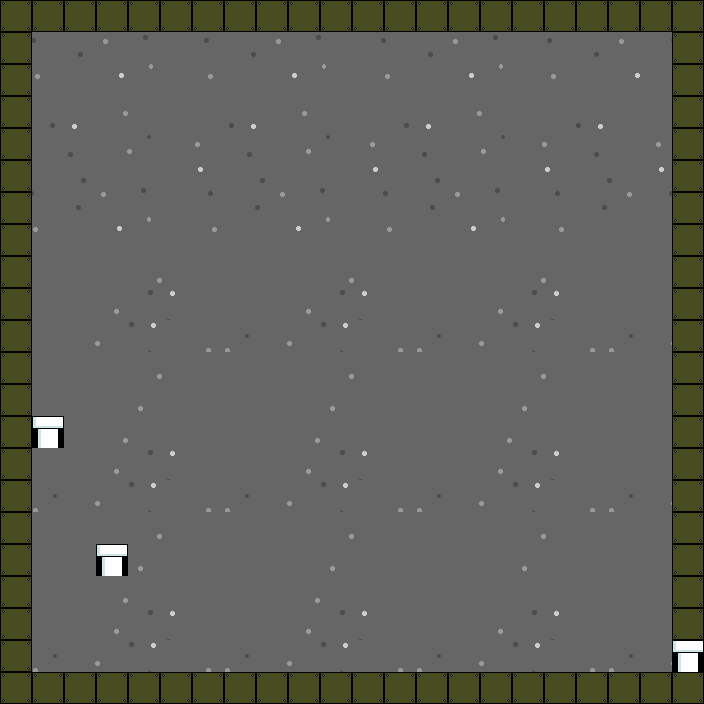

Rendered tile map (Tiled .tmx) drawn with the repository's tilesets; below, a short description and the map source with its tile grids summarised:
An orthogonal 22x22 tile map with 32x32 px tiles, 1 tile layer (Background), 10 tilesets and 189 objects (172x Puddle.Block, 11x Puddle.Roller, 4x Puddle.Pipe, 2x Puddle.SpikeBall).

<map version="1.0" orientation="orthogonal" width="22" height="22" tilewidth="32" tileheight="32">
 <properties>
  <property name="startX0" value="48" />
  <property name="startX1" value="656" />
  <property name="startX2" value="112" />
  <property name="startX3" value="48" />
  <property name="startX4" value="656" />
  <property name="startY0" value="656" />
  <property name="startY1" value="656" />
  <property name="startY2" value="528" />
  <property name="startY3" value="394" />
  <property name="startY4" value="202" />
 </properties>
 <tileset firstgid="1" name="background" tilewidth="32" tileheight="32">
  <image source="background.png" width="640" height="448" />
 </tileset>
 <tileset firstgid="281" name="brick" tilewidth="32" tileheight="32">
  <image source="brick.png" width="32" height="32" />
 </tileset>
 <tileset firstgid="282" name="button" tilewidth="32" tileheight="32">
  <image source="button.png" width="224" height="32" />
 </tileset>
 <tileset firstgid="289" name="button-left" tilewidth="32" tileheight="32">
  <image source="button-left.png" width="256" height="32" />
 </tileset>
 <tileset firstgid="297" name="push_block" tilewidth="32" tileheight="32">
  <image source="push_block.png" width="128" height="32" />
 </tileset>
 <tileset firstgid="301" name="fireball" tilewidth="32" tileheight="32">
  <image source="fireball.png" width="64" height="32" />
 </tileset>
 <tileset firstgid="303" name="geyser" tilewidth="32" tileheight="32">
  <image source="geyser.png" width="128" height="128" />
 </tileset>
 <tileset firstgid="319" name="pipe" tilewidth="32" tileheight="32">
  <image source="pipe.png" width="256" height="64" />
 </tileset>
 <tileset firstgid="335" name="jetpack" tilewidth="32" tileheight="32">
  <image source="jetpack.png" width="32" height="32" />
 </tileset>
 <tileset firstgid="336" name="cannon" tilewidth="32" tileheight="32">
  <image source="cannon.png" width="64" height="32" />
 </tileset>
 <layer name="Background" width="22" height="22">
  <data>[484 cells, 484 non-empty, 171 distinct tile ids]</data>
 </layer>
 <objectgroup name="Blocks" width="22" height="22">
  <object name="endPipe1" type="Puddle.Pipe" x="672" y="640" width="32" height="32">
   <properties>
    <property name="destination" value="1-1" />
    <property name="direction" value="left" />
    <property name="end" value="True" />
    <property name="text" value="1" />
   </properties>
  </object>
  <object name="Ground" type="Puddle.Block" x="448" y="544" width="32" height="32" />
  <object name="Ground" type="Puddle.Block" x="288" y="544" width="32" height="32" />
  <object name="Ground" type="Puddle.Block" x="416" y="544" width="32" height="32" />
  <object name="Ground" type="Puddle.Block" x="608" y="480" width="32" height="32" />
  <object name="Ground" type="Puddle.Block" x="224" y="544" width="32" height="32" />
  <object name="Ground" type="Puddle.Block" x="384" y="544" width="32" height="32" />
  <object name="Ground" type="Puddle.Block" x="128" y="544" width="32" height="32" />
  <object name="Ground" type="Puddle.Block" x="480" y="544" width="32" height="32" />
  <object name="Ground" type="Puddle.Block" x="96" y="576" width="32" height="32" />
  <object name="Ground" type="Puddle.Block" x="320" y="544" width="32" height="32" />
  <object name="Ground" type="Puddle.Block" x="192" y="544" width="32" height="32" />
  <object name="Ground" type="Puddle.Block" x="160" y="544" width="32" height="32" />
  <object name="Ground" type="Puddle.Block" x="352" y="544" width="32" height="32" />
  <object name="Ground" type="Puddle.Block" x="64" y="544" width="32" height="32" />
  <object name="Ground" type="Puddle.Block" x="256" y="544" width="32" height="32" />
  <object name="Ground" type="Puddle.Block" x="192" y="448" width="32" height="32" />
  <object name="Ground" type="Puddle.Block" x="320" y="448" width="32" height="32" />
  <object name="Ground" type="Puddle.Block" x="352" y="448" width="32" height="32" />
  <object name="Ground" type="Puddle.Block" x="288" y="448" width="32" height="32" />
  <object name="Ground" type="Puddle.Block" x="416" y="448" width="32" height="32" />
  <object name="Ground" type="Puddle.Block" x="384" y="448" width="32" height="32" />
  <object name="Ground" type="Puddle.Block" x="160" y="448" width="32" height="32" />
  <object name="Ground" type="Puddle.Block" x="512" y="448" width="32" height="32" />
  <object name="Ground" type="Puddle.Block" x="64" y="448" width="32" height="32" />
  <object name="Ground" type="Puddle.Block" x="448" y="448" width="32" height="32" />
  <object name="Ground" type="Puddle.Block" x="224" y="448" width="32" height="32" />
  <object name="Ground" type="Puddle.Block" x="128" y="448" width="32" height="32" />
  <object name="Ground" type="Puddle.Block" x="32" y="448" width="32" height="32" />
  <object name="Ground" type="Puddle.Block" x="256" y="448" width="32" height="32" />
  <object name="Ground" type="Puddle.Block" x="480" y="448" width="32" height="32" />
  <object name="Ground" type="Puddle.Block" x="96" y="448" width="32" height="32" />
  <object name="Ground" type="Puddle.Block" x="224" y="576" width="32" height="32" />
  <object name="Ground" type="Puddle.Block" x="160" y="576" width="32" height="32" />
  <object name="Ground" type="Puddle.Block" x="128" y="576" width="32" height="32" />
  <object name="Ground" type="Puddle.Block" x="192" y="576" width="32" height="32" />
  <object name="Ground" type="Puddle.Block" x="288" y="576" width="32" height="32" />
  <object name="Ground" type="Puddle.Block" x="480" y="576" width="32" height="32" />
  <object name="Ground" type="Puddle.Block" x="544" y="576" width="32" height="32" />
  <object name="Ground" type="Puddle.Block" x="384" y="576" width="32" height="32" />
  <object name="Ground" type="Puddle.Block" x="320" y="576" width="32" height="32" />
  <object name="Ground" type="Puddle.Block" x="512" y="576" width="32" height="32" />
  <object name="Ground" type="Puddle.Block" x="448" y="576" width="32" height="32" />
  <object name="Ground" type="Puddle.Block" x="352" y="576" width="32" height="32" />
  <object name="Ground" type="Puddle.Block" x="256" y="576" width="32" height="32" />
  <object name="Ground" type="Puddle.Block" x="416" y="576" width="32" height="32" />
  <object name="Ground" type="Puddle.Block" x="64" y="576" width="32" height="32" />
  <object name="endPipe3" type="Puddle.Pipe" x="32" y="416" width="32" height="32">
   <properties>
    <property name="destination" value="3-1" />
    <property name="direction" value="up" />
    <property name="end" value="True" />
    <property name="text" value="3" />
   </properties>
  </object>
  <object name="Ground" type="Puddle.Block" x="64" y="320" width="32" height="32" />
  <object name="Ground" type="Puddle.Block" x="160" y="288" width="32" height="32" />
  <object name="Ground" type="Puddle.Block" x="128" y="288" width="32" height="32" />
  </objectgroup>
 <objectgroup name="Items" width="22" height="22">
  <!-- 13 objects omitted --></objectgroup>
 <objectgroup name="Ground" width="22" height="22">
  <!-- 112 objects omitted --></objectgroup>
 <objectgroup name="Pipe" width="22" height="22">
  <!-- 1 objects omitted --></objectgroup>
 <objectgroup name="Enemies" width="22" height="22" />
 <objectgroup name="Gate" width="22" height="22" />
</map>
<!-- 138 of 189 objects omitted -->
